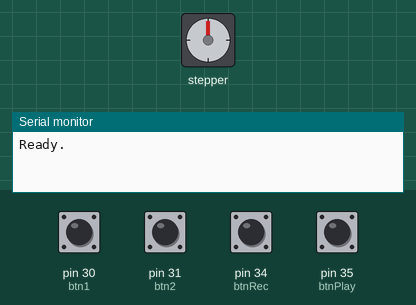
Recording of a sketch running on a simulated Arduino Mega 2560, built with avr-gcc and run on an emulated ATmega2560. Parts: stepper motor, the last lines printed to the serial monitor. The inputs (shaded band) are chosen by the test bench; at power-on: pin 30 (btn1), pin 31 (btn2), pin 34 (btnRec), pin 35 (btnPlay) HIGH. Stepper angles assume 1600 steps per turn.

Above: at 1.2 s.
1.3 s: pin 30 (btn1) pulled LOW for 1 s
At 2.7 s:
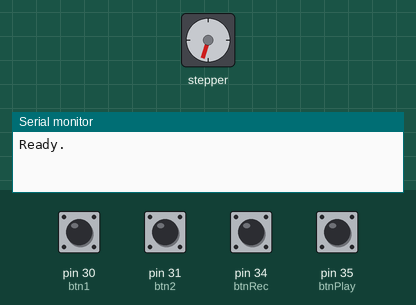
3.8 s: pin 34 (btnRec) pulled LOW for 0.15 s
5.4 s: pin 31 (btn2) pulled LOW for 0.15 s
At 5.9 s:
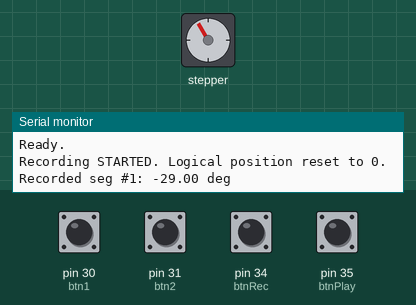
7.0 s: pin 31 (btn2) pulled LOW for 1 s
At 8.3 s:
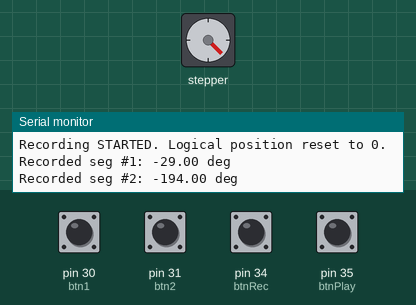
9.5 s: pin 34 (btnRec) pulled LOW for 1 s
12.0 s: pin 35 (btnPlay) pulled LOW for 0.15 s
At 12.72 s:
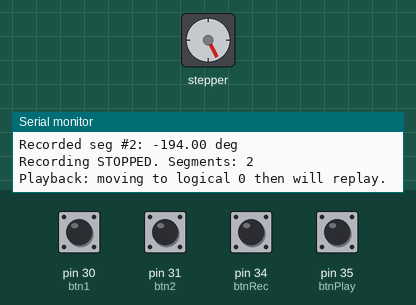
Timing chart, 0 to 18.6 s (numbered marks = the images above; inputs shaded):
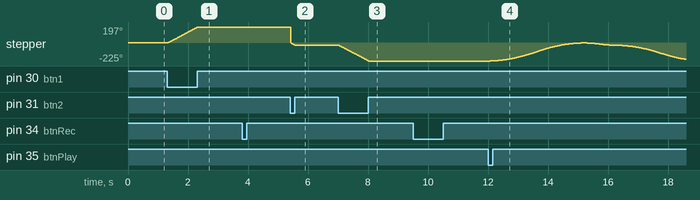

Measured:
- after the input at 1.3 s, stepper: turns 197° clockwise in 0.99 s, starting at once
- after the input at 5.4 s, stepper: turns 227° counter-clockwise in 0.15 s, starting at once
- after the input at 7.0 s, stepper: turns 195° counter-clockwise in 1.0 s, starting at once
- after the input at 12.0 s, stepper: turns 225° clockwise in 3.1 s, then 204° counter-clockwise in 3.4 s

The sketch:

RecordStepp.ino
```cpp
#include <AccelStepper.h>

const int stepPul = 9;
const int stepDir = 8;
const int stepEna = 7;

AccelStepper stepper(1, stepPul, stepDir);

// Manual settings
const float MANUAL_MAX_SPEED = 5000.0;
const float MANUAL_ACCEL     = 50.0;
const float MANUAL_SPEED     = 1000.0; // used by runSpeed()

// Playback (faster) settings
const float PLAYBACK_MAX_SPEED = 5000.0;
const float PLAYBACK_ACCEL     = 400.0;

const long STEPS_PER_REV = 1600;

// Buttons
const int btn1 = 30; // CW
const int btn2 = 31; // CCW
const int btnRec  = 34; // Record toggle
const int btnPlay = 35; // Playback

const unsigned long DEBOUNCE_MS = 20UL;

// button states
bool rawB1=false, rawB2=false, rawRec=false, rawPlay=false;
bool stableB1=false, stableB2=false, stableRec=false, stablePlay=false;
bool lastRawB1=false, lastRawB2=false, lastRawRec=false, lastRawPlay=false;
bool lastStableRec=false, lastStablePlay=false;
unsigned long lastChangeB1=0, lastChangeB2=0, lastChangeRec=0, lastChangePlay=0;

int dirState = 0; // -1 ccw, 0 stop, 1 cw
int prevDirState = 0;

// recording storage
const int MAX_MOVES = 500;
long moves[MAX_MOVES];
int moveCount = 0;

bool isRecording = false;
long recordStartPos = 0;

// playback state
bool isPlaying = false;
bool needGoToZero = false; // true while we move physically to logical 0 before replay
int playIndex = 0;

float currMaxSpeed = MANUAL_MAX_SPEED;
float currAccel = MANUAL_ACCEL;

void setup() {
  // Serial kept for debug; remove if truly headless
  Serial.begin(115200);

  pinMode(stepEna, OUTPUT);
  stepper.setEnablePin(stepEna);
  stepper.disableOutputs();

  pinMode(btn1, INPUT_PULLUP);
  pinMode(btn2, INPUT_PULLUP);
  pinMode(btnRec, INPUT_PULLUP);
  pinMode(btnPlay, INPUT_PULLUP);

  stepper.setMaxSpeed(MANUAL_MAX_SPEED);
  stepper.setAcceleration(MANUAL_ACCEL);

  currMaxSpeed = MANUAL_MAX_SPEED;
  currAccel = MANUAL_ACCEL;

  Serial.println("Ready.");
}

void loop() {
  readButtons();
  handleControlButtons(); // REC / PLAY
  handleAction(); // manual movement based on B1/B2

  // normal manual stepping
  runStepper();

  // recording capture (only while not playing)
  if (!isPlaying && isRecording) {
    if (prevDirState == 0 && dirState != 0) {
      recordStartPos = stepper.currentPosition();
    } else if (prevDirState != 0 && dirState == 0) {
      long delta = stepper.currentPosition() - recordStartPos;
      storeMove(delta);
    } else if (prevDirState != 0 && dirState != 0 && prevDirState != dirState) {
      long delta = stepper.currentPosition() - recordStartPos;
      storeMove(delta);
      recordStartPos = stepper.currentPosition();
    }
  }
  prevDirState = dirState;

  // Playback (non-blocking)
  if (isPlaying) {
    if (needGoToZero) {
      // move physically to logical 0 first
      if (stepper.distanceToGo() != 0) {
        stepper.run();
      } else {
        // reached zero, next: start playing segments
        needGoToZero = false;
        // start first segment
        playIndex = 0;
        if (playIndex < moveCount) {
          long target = stepper.currentPosition() + moves[playIndex];
          stepper.moveTo(target);
        }
      }
    } else {
      // normal segment playback
      if (stepper.distanceToGo() != 0) {
        stepper.run();
      } else {
        // finished a segment -> next
        playIndex++;
        if (playIndex < moveCount) {
          long target = stepper.currentPosition() + moves[playIndex];
          stepper.moveTo(target);
        } else {
          // all done
          isPlaying = false;
          stepper.disableOutputs();
          // restore manual settings
          stepper.setMaxSpeed(currMaxSpeed);
          stepper.setAcceleration(currAccel);
          Serial.println("Playback finished.");
        }
      }
    }
  }
}

// ---------------- Button handling ----------------

void readButtons() {
  unsigned long now = millis();

  // B1
  rawB1 = (digitalRead(btn1) == LOW);
  if (rawB1 != lastRawB1){
    lastChangeB1 = now;
    lastRawB1 = rawB1;
    }
  else if ((now - lastChangeB1) >= DEBOUNCE_MS){
    stableB1 = rawB1;
    stepper.enableOutputs();
    }

  // B2
  rawB2 = (digitalRead(btn2) == LOW);
  if (rawB2 != lastRawB2){
    lastChangeB2 = now;
    lastRawB2 = rawB2;
    }
  else if ((now - lastChangeB2) >= DEBOUNCE_MS){
    stableB2 = rawB2;
    stepper.enableOutputs();
  }

  // REC
  rawRec = (digitalRead(btnRec) == LOW);
  if (rawRec != lastRawRec){
    lastChangeRec = now;
    lastRawRec = rawRec;
    }
  else if ((now - lastChangeRec) >= DEBOUNCE_MS){
    stableRec = rawRec;
  }

  // PLAY
  rawPlay = (digitalRead(btnPlay) == LOW);
  if (rawPlay != lastRawPlay){
    lastChangePlay = now;
    lastRawPlay = rawPlay;
    }
  else if ((now - lastChangePlay) >= DEBOUNCE_MS){
    stablePlay = rawPlay;
  }
}

void handleControlButtons() {
  // detect pressed edges
  if (stableRec && !lastStableRec) toggleRecording();
  if (stablePlay && !lastStablePlay) startPlayback();

  lastStableRec = stableRec;
  lastStablePlay = stablePlay;
}

// ---------------- Recording / Playback ----------------

void toggleRecording() {
  if (isPlaying) return; // ignore while playing

  if (!isRecording) {
    // Start recording: clear old, reset logical position to 0
    isRecording = true;
    moveCount = 0;
    stepper.setCurrentPosition(0); // LOGICAL zero set here
    prevDirState = dirState;
    if (dirState != 0) recordStartPos = stepper.currentPosition();
    Serial.println("Recording STARTED. Logical position reset to 0.");
  } else {
    // Stop recording; capture last segment if moving
    if (dirState != 0) {
      long delta = stepper.currentPosition() - recordStartPos;
      storeMove(delta);
    }
    isRecording = false;
    Serial.print("Recording STOPPED. Segments: ");
    Serial.println(moveCount);
  }
}

void startPlayback() {
  if (isRecording) return;
  if (isPlaying) return;
  if (moveCount == 0) {
    Serial.println("No recorded moves.");
    return;
  }

  // Save manual config
  currMaxSpeed = MANUAL_MAX_SPEED;
  currAccel = MANUAL_ACCEL;

  // Set faster playback params
  stepper.setMaxSpeed(PLAYBACK_MAX_SPEED);
  stepper.setAcceleration(PLAYBACK_ACCEL);

  // Begin playback flow: first move to logical 0
  isPlaying = true;
  needGoToZero = true;
  playIndex = 0;

  // Disable manual movement
  dirState = 0;

  stepper.enableOutputs();
  stepper.moveTo(0); // physically go to logical zero where setCurrentPosition(0) was called
  Serial.println("Playback: moving to logical 0 then will replay.");
}

void storeMove(long deltaSteps) {
  if (!isRecording) return;
  if (deltaSteps == 0) return;
  if (moveCount < MAX_MOVES) {
    moves[moveCount++] = deltaSteps;
    Serial.print("Recorded seg #"); Serial.print(moveCount);
    float deg = (deltaSteps * 360) / STEPS_PER_REV;
    Serial.print(": "); Serial.print(deg, 2); Serial.println(" deg");
  } else {
    Serial.println("Buffer full. Stopping recording.");
    isRecording = false;
  }
}

// ---------------- Motor control ----------------

void handleAction() {
  if (isPlaying) { dirState = 0; return; } // ignore manual during playback

  if (stableB1 && !stableB2) dirState = 1;
  else if (!stableB1 && stableB2) dirState = -1;
  else dirState = 0;
}

void runStepper() {
  if (isPlaying) return; // playback handles stepping
  if (dirState == 1) {
    stepper.setSpeed(MANUAL_SPEED);
    stepper.runSpeed();
  } else if (dirState == -1) {
    stepper.setSpeed(-MANUAL_SPEED);
    stepper.runSpeed();
  } else {
    stepper.disableOutputs();
  }
}
```
